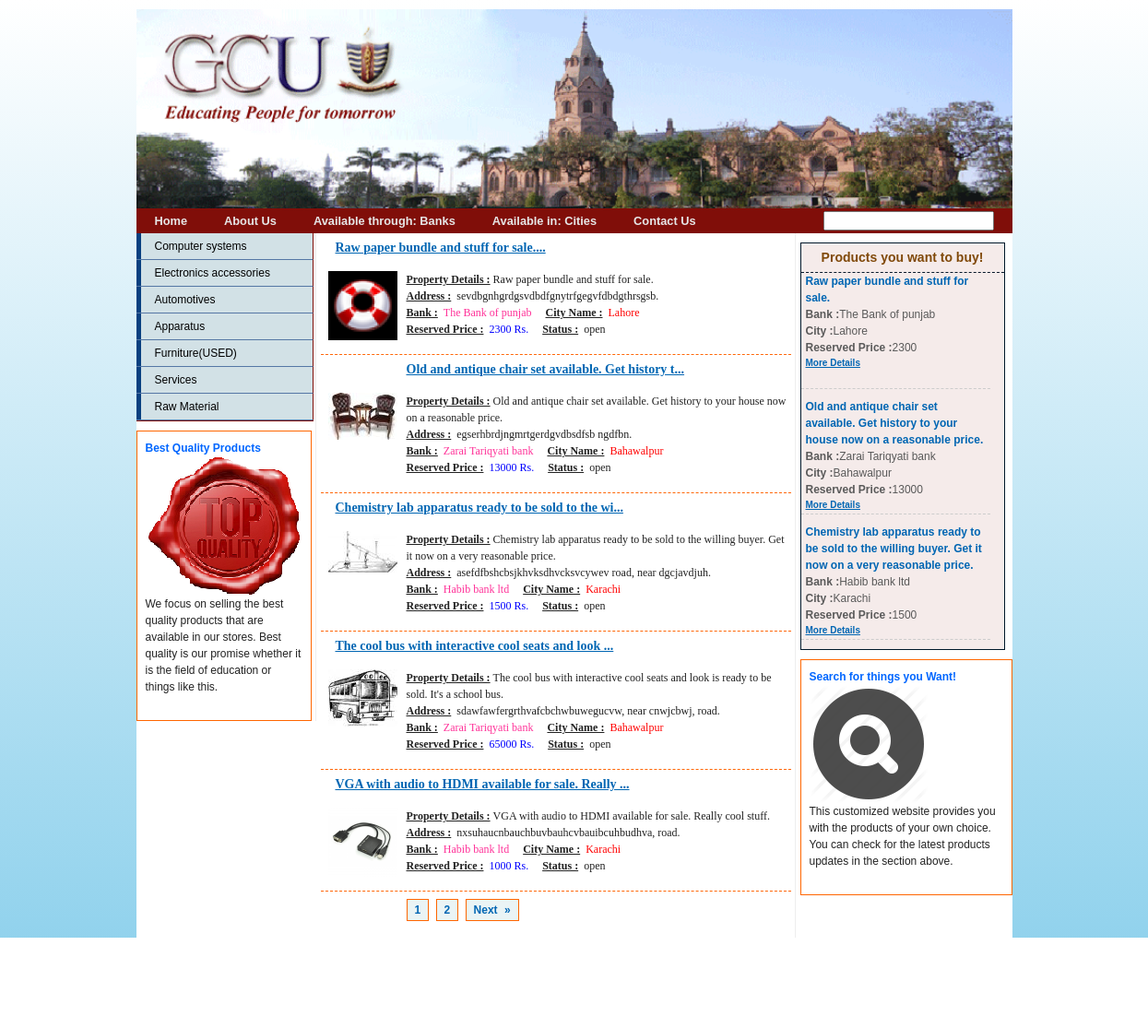
The page / on the database its author committed.
### tables this page shows
CREATE TABLE `tbl_categories` (
  `id` int(10) NOT NULL,
  `cname` varchar(100) NOT NULL
);

CREATE TABLE `tbl_auctions` (
  `id` int(10) NOT NULL,
  `bid` int(10) NOT NULL,
  `cid` int(10) NOT NULL,
  `cat_id` int(10) NOT NULL,
  `pdetails` tinytext NOT NULL,
  `paddress` tinytext NOT NULL,
  `res_price` int(10) NOT NULL,
  `auction_date` varchar(40) NOT NULL,
  `auc_time` varchar(20) NOT NULL,
  `p_image` varchar(255) NOT NULL,
  `p_image_thumb` varchar(250) NOT NULL,
  `status` varchar(10) NOT NULL,
  `uid` int(10) NOT NULL,
  `bdate` varchar(40) NOT NULL
);

CREATE TABLE `tbl_banks` (
  `id` int(10) NOT NULL,
  `bname` varchar(255) NOT NULL,
  `address` tinytext NOT NULL,
  `pn_no` varchar(100) NOT NULL,
  `city` int(10) NOT NULL
);

CREATE TABLE `tbl_cities` (
  `id` int(10) NOT NULL,
  `city` varchar(100) NOT NULL,
  `state` varchar(100) NOT NULL
);

### library/functions.php (called while the page is built, shortened)
<?php
require_once 'common.php';
function getPropertyCategories($count=10){
	$sql = "SELECT id, cname
	        FROM tbl_categories";
    $result = dbQuery($sql);
    $rows = array();
    while ($row = dbFetchAssoc($result)) {
		extract($row);
		$rows[] = array('id'   => $id,
						'cname' => $cname,
		                'url' => create_final_url('property type',$cname,$id,'c')
					    );
	   }
	return $rows;
}
function getAuctionPropertiesById($type, $id, $noOfRecords = 50) {
	$sqlToken = "";
	$sql = "SELECT a.id, b.bname, c.city, a.pdetails, a.paddress, a.p_image_thumb, a.res_price, a.status, cat.cname
				FROM tbl_auctions a, tbl_banks b, tbl_cities c, tbl_categories cat
				WHERE a.cid = c.id AND a.bid = b.id AND a.status = 'open' AND  a.cat_id = cat.id $sqlToken
				ORDER BY a.id DESC
				LIMIT 0, $noOfRecords";
	$result = dbQuery($sql);
    $rows = array();
    while ($row = dbFetchAssoc($result)) {
		extract($row);
		$rows[] = array('id'   => $id,
						'bank_name' => $bname,
						'city_name' => $city,
						'pro_name' => substr($pdetails,0,50).'...',
						'pro_desc' => trim($pdetails),
						'pro_address' => $paddress,
						'p_image_thumb' => 'images/property/'.$p_image_thumb,
						'pro_address' => $paddress,
						'res_price' => $res_price,
						'p_status' => $status,
						'cat_name' => $cname,
		                'url' => create_final_url('auction detail',substr(trim($pdetails),0,60),$id,'a')
					   );
	}
	return $rows;
}
function sliderContent($no = 10){
	$sql = "SELECT a.id, b.bname, c.city, a.pdetails, a.res_price, a.status
			FROM tbl_auctions a, tbl_banks b, tbl_cities c, tbl_categories cat
			WHERE a.cid = c.id AND a.bid = b.id AND a.cat_id = cat.id AND a.status = 'open'
			ORDER BY a.id DESC
			LIMIT 0, $no";
	$result = dbQuery($sql);
    $rows = array();
    while ($row = dbFetchAssoc($result)) {
		extract($row);
		$rows[] = array('id'   => $id,
						'bank_name' => $bname,
						'city_name' => $city,
						'pro_name' => trim($pdetails),
						'res_price' => $res_price,
						'url' => create_final_url('auction detail',substr(trim($pdetails),0,60),$id,'a')
					   );
	}
	return $rows;
}
?>

### library/database.php (called while the page is built, shortened)
<?php
function dbQuery($sql)
{
	$result = mysql_query($sql) or die(mysql_error());
	return $result;
}
function dbFetchAssoc($result)
{
	return mysql_fetch_assoc($result);
}
?>

### library/common.php (called while the page is built, shortened)
<?php
require_once 'config.php';
require_once 'database.php';
function _prepare_url_text($string){
	$match_char = '#[^-a-zA-Z0-9_ ]#';
	$string = ucwords($string);
	$string = preg_replace($match_char,'',$string);
	$string = trim($string);
	$string = preg_replace('#[-_ ]+#','-',$string);
	return $string;
}
function create_final_url($category, $article_name, $article_id, $char) {
	$category = _prepare_url_text($category);
	$article_name = _prepare_url_text($article_name);
	$final_url = WEB_ROOT . $category . '/' . $article_name . '-'.$char .$article_id . '.html';
	return $final_url;
}
?>

### list.php (the view, shortened to what this page needs)
<?php
require_once 'library/pagination.class.php';
$pagination = new pagination;
if (count($cityList)) {
$cityListPages = $pagination->generate($cityList, 5);
if (count($cityListPages) != 0) {
foreach ($cityListPages as $cityRecord) {
extract($cityRecord);
?>
<div id="listBox">
<div class="title">
	<a href="<?php echo $url; ?>"><?php echo $pro_name; ?></a>
</div>
<a href="<?php echo $url; ?>"><img src="<?php echo WEB_ROOT; ?><?php echo $p_image_thumb; ?>" class="thumb" title="<?php echo $pro_name; ?>" alt="<?php echo $pro_name; ?>"/></a>
<div id="content">
<b>Property Details :</b>&nbsp;<?php echo $pro_desc; ?><br/>
<b>Address :</b>&nbsp;&nbsp;<?php echo $pro_address; ?><br/>
<b>Bank :</b>&nbsp;&nbsp;<font color="#FF3399"><?php echo $bank_name; ?></font>&nbsp;&nbsp;&nbsp;&nbsp;
<b>City Name :</b>&nbsp;&nbsp;<font color="#FF0000"><?php echo $city_name; ?></font><br/>
<b>Reserved Price :</b>&nbsp;&nbsp;<font color="#0000FF"><?php echo $res_price; ?>&nbsp;Rs.</font>&nbsp;&nbsp;&nbsp;&nbsp;
<b>Status :</b>&nbsp;&nbsp;<?php echo $p_status; ?><br/><br/>
</div>
</div>
<?php
}
echo $pageNumbers = '<div class="numbers">'.$pagination->links().'</div>';
}
}
else {
?>
<p style="padding:10px 40px; color:#FF0000;font-size:16px;font-weight:bold;">Sorry! No Records Found...</p>
<?php
}
?>

### index.php (shortened to what this page needs)
<?php
require_once 'library/functions.php';
$cityList = getAuctionPropertiesById('x',2,32);
?>
<!DOCTYPE html PUBLIC "-//W3C//DTD XHTML 1.0 Transitional//EN" "http://www.w3.org/TR/xhtml1/DTD/xhtml1-transitional.dtd">
<html xmlns="http://www.w3.org/1999/xhtml">
<head>
<link rel="stylesheet" href="css/screen.css" type="text/css" media="screen, projection">
<link rel="stylesheet" href="css/menu.css" type="text/css">
<link rel="stylesheet" href="css/print.css" type="text/css" media="print">
</head>
<body>
<div class="container">
	<div id="header" class="span-24">
		<img src="images/logo.gif" />
    </div>
 <?php include('menu.php');?>
  <div id="sidebar-1" class="span-5 border">
  	<?php include('left.php');?>
    </div>
<div id="content" class="span-13 border">
	<?php include('list.php'); ?>
</div>
<div class="span-6 last">
	<?php include('slider.php'); ?>
<hr/>
<?php include('footer.php'); ?>
</div>
</body>
</html>

### menu.php (shortened to what this page needs)
<div ng-app="myapp" ng-controller="myctrl">
<div class="span-24">
   <div id="underlinemenu">
	<ul>
		<li><a href="<?php echo WEB_ROOT; ?>index.html" title="Home">Home</a></li>
		<li><a href="<?php echo WEB_ROOT; ?>About-Us.html" title="About Us">About Us</a></li>
		<li><a href="<?php echo WEB_ROOT; ?>Bank-List.html" title="Bank List">Available through: Banks</a></li>
		<li><a href="<?php echo WEB_ROOT; ?>City-List.html" title="City List">Available in: Cities</a></li>
		<li><a href="<?php echo WEB_ROOT; ?>Contact-Us.html" title="Contact Us">Contact Us</a></li>
		<li>
        <form action="<?php echo WEB_ROOT; ?>search.php" method="get">
		<input type=search results=5 autosave=some_unique_value name=s style="float:right; margin:3px 20px 0px 0px;" ng-model="search">
        </form>
        </li>
	</ul>
	</div>
</div>

### left.php
<?php
$rows = getPropertyCategories();
?>
<div id="navcontainer">
<ul>
<?php
for($i=0; $i<count($rows);$i++){
extract($rows[$i]);
?><li><a href="<?php echo $url; ?>" title="<?php echo $cname; ?>"><?php echo $cname; ?></a></li>
<?php } ?>
</ul>
</div>
<div id="proAdd">
<p><b>Best Quality Products</b>
<br/>
<img src="<?php echo WEB_ROOT; ?>images/res-houses.jpg" align="middle"/>We focus on selling the best quality products that are available in our stores. Best quality is our promise whether it is the field of education or things like this. <br/>
</p>
</div>

### library/pagination.class.php (shortened to what this page needs)
<?php
  class pagination
  {
    var $page = 1;
    var $perPage = 10;
    function generate($array, $perPage = 10)
    {
      if (!empty($perPage))
        $this->perPage = $perPage;
      if (!empty($_GET['page'])) {
        $this->page = $_GET['page'];
      } else {
        $this->page = 1;
      }
      $this->length = count($array);
      $this->pages = ceil($this->length / $this->perPage);
      $this->start  = ceil(($this->page - 1) * $this->perPage);
      return array_slice($array, $this->start, $this->perPage);
    }
    function links()
    {
      $plinks = array();
      $links = array();
      $slinks = array();
      if (($this->pages) > 1)
      {
        for ($j = 1; $j < ($this->pages + 1); $j++) {
          if ($this->page == $j) {
            $links[] = ' <a class="selected">'.$j.'</a> ';
          } else {
            $links[] = ' <a href="?page='.$j.$queryURL.'">'.$j.'</a> ';
          }
        }
        if ($this->page < $this->pages) {
          $slinks[] = ' <a href="?page='.($this->page + 1).$queryURL.'"> Next &raquo; </a> ';
        }
        return implode(' ', $plinks).implode($this->implodeBy, $links).implode(' ', $slinks);
      }
      return;
    }
  }
?>

### slider.php (shortened to what this page needs)
<div id="newsticker-demo">
    <div class="title">Products you want to buy!</div>
    <div class="newsticker-jcarousellite">
		<ul>
			<?php
			$conList = sliderContent();
			for($i=0; $i<count($conList);$i++){
			extract($conList[$i]);
			?>
			<li style="overflow: hidden; float: none; width: 200px;">
				<div class="info">
					<a class="heading" href="<?php echo $url; ?>"><?php echo $pro_name; ?></a>
					<span class="cat">
					<b>Bank :</b><?php echo $bank_name; ?><br/>
					<b>City :</b><?php echo $city_name; ?><br/>
					<b>Reserved Price :</b><?php echo $res_price; ?><br/>
					<a href="<?php echo $url; ?>" class="readmore">More Details</a></span>
				</div>
			</li>
			<?php
			}
			?>
		</ul>
    </div>
</div>
<div id="proAdd">
<p><b>Search for things you Want!</b>
<br/>
<img src="<?php echo WEB_ROOT; ?>images/banglows.jpg" align="middle"/><br/>
This customized website provides you with the products of your own choice. You can check for the latest products updates in the section above. </p>
</div>
<br/><br/>
</div>

### footer.php
<div id="footer">
      <div class="prepend-4 span-20">
        <span id="notLink">Copyright 2016</span> |
		<a id="notLink" href="#" title="Home">Home</a> |
        <a id="notLink" href="#" title="About Us">About us</a> |
		<a id="notLink" href="#" title="Contact Us">Contact us</a>
      </div>
</div>
<div id="tech7">
	<div class="prepend-8 span-20">Powered By : <a href="http://www.gcu.edu.pk/" title="">Government College University Lahore</a>
	</div>
</div>

### css/screen.css (style rules this page uses)
html, body, div, span, object, iframe, h1, h2, h3, h4, h5, h6, p, blockquote, pre, a, abbr, acronym, address, code, del, dfn, em, img, q, dl, dt, dd, ol, ul, li, fieldset, form, label, legend, table, caption, tbody, tfoot, thead, tr, th, td { margin:0;padding:0;border:0;font-weight:inherit;font-style:inherit;font-size:100%;font-family:inherit;vertical-align:baseline; }
body { line-height:1.5; }
a img { border:none; }
body { font-size:80%;color:#222;background:#fff;font-family: Verdana, Helvetica, sans-serif; }
p { margin:0 0 1.5em; }
a { color:#0066B3;text-decoration:underline;font-weight:bold; }
ul, ol { margin:0 1.5em 1.5em 1.5em; }
ul { list-style-type:disc; }
.last { margin-right:0;padding-right:0; }
.container { width:950px;margin:0 auto;background-color:#FFFFFF; }
.column, div.span-1, div.span-2, div.span-3, div.span-4, div.span-5, div.span-6, div.span-7, div.span-8, div.span-9, div.span-10, div.span-11, div.span-12, div.span-13, div.span-14, div.span-15, div.span-16, div.span-17, div.span-18, div.span-19, div.span-20, div.span-21, div.span-22, div.span-23, div.span-24 { float:left;margin-right:10px; }
.last, div.last { margin-right:0; }
.span-5 { width:190px; }
.span-6 { width:230px; }
.span-13 { width:510px; }
.span-20 { width:790px; }
.span-24, div.span-24 { width:950px;margin:0; }
.prepend-4 { padding-left:160px; }
.prepend-8 { padding-left:320px; }
div.border { padding-right:4px;margin-right:5px;border-right:1px solid #eee; }
hr { background:#0066B3;color:#ddd;clear:both;float:none;width:100%;height:.1em;margin:0 0 1.45em;border:none; }
.clearfix:after, .container:after { content:"\0020";display:block;height:0;clear:both;visibility:hidden;overflow:hidden; }
.clearfix, .container { display:block; }

### css/menu.css (style rules this page uses)
#header { padding:0px; }
#header img { width:100%; }
#sidebar-1 { margin-bottom:10px; }
#footer { height:60px; }
#footer a { padding: 0px 2px;font-size:12px; }
#tech7 { font-size:12px; color:black; }
#underlinemenu { margin: 0;padding: 0;background-color: #800e09; }
#underlinemenu ul { margin: 0;padding-left: 0;float: left;font-weight: bold;width: 100%;background-color: #800e09; }
#underlinemenu ul li { display: inline;background-color: #800e09; }
#underlinemenu ul li a { float: left;color: #e6e6e6;font-weight: bold;padding: 4px 20px 4px 20px;text-decoration: none;background-color: #800e09; }
div#navcontainer { width: 192px;padding: 0px;border-bottom: 1px solid #800e09;margin-bottom:10px; }
div#navcontainer ul { background-color: #e6d2e1;text-align: left;margin: 0; padding: 0px; }
div#navcontainer ul li { list-style-type: none; border-bottom: 1px solid #5577A5;border-right: 1px solid #800e09; }
div#navcontainer ul li a:link, div#navcontainer ul li a:visited { display: block;color: #000;padding: 5px 5px 5px 15px;text-decoration: none; background: #D2E1E6; margin: 0px;font-size:12px; font-weight:normal; border-left: 5px solid #094080; }
#listBox { font-family:Verdana;font-size:12px;padding-left:8px; border-bottom:#ff6600 dashed 1px; }
#listBox .title { text-align:left; font-size:12px; font-weight:bold; padding:5px; padding-left:8px; padding-bottom:15px; color:#00182a; }
#listBox a { font-size:14px; text-decoration:underline; }
#listBox b { text-decoration:underline; }
#listBox img.thumb { float:left; padding-right:10px; padding-bottom:30px; }
.numbers { line-height: 20px;word-spacing: 4px;font-size:12px; margin-top:10px; margin-bottom:20px; }
.numbers a { padding:4px 8px;border:#ff6600 1px solid;background-color:#EAF4F5; text-decoration:none; }
#newsticker-demo { width:220px; background:#f5ebea; font-family:Sans-Serif;font-size:12px; margin-top:10px;margin-bottom:10px; border:1px solid #00182a; }
#newsticker-demo .title { text-align:center; font-size:14px; font-weight:bold; padding:5px; border-bottom:1px dashed #00182a; color: #804909; }
.newsticker-jcarousellite { width:210px; }
.newsticker-jcarousellite ul li { list-style:none; display:block; margin-bottom:10px; padding-left:5px; border-bottom:#CCCCCC dashed 1px; padding-bottom:2px; }
.newsticker-jcarousellite .info { width:200px; }
.newsticker-jcarousellite a.heading { font-size:12px; text-decoration:none;font-weight:bold; }
.newsticker-jcarousellite a.readmore { font-size:10px; color:#ff6600 text-decoration:underline; }
.newsticker-jcarousellite .info span.cat { display: block; font-size:12px; color:#5a5a5a; }
#proAdd { padding:5px; border:#ff6600 solid 1px; font-size:12px; }
#proAdd p { padding:4px; }
#proAdd b { color:#0066FF; }

### rows shown on the page
tbl_categories: cname "Computer systems"
tbl_categories: cname "Electronics accessories"
tbl_categories: cname "Automotives"
tbl_categories: cname "Apparatus"
tbl_categories: cname "Furniture(USED)"
tbl_categories: cname "Services"
tbl_categories: cname "Raw Material"
tbl_auctions: pro_name "Raw paper bundle and stuff for sale....", shows a picture, pdetails "Raw paper bundle and stuff for sale.", paddress "sevdbgnhgrdgsvdbdfgnytrfgegvfdbdgthrsgsb.", tbl_banks.bname "The Bank of punjab", tbl_cities.city "Lahore", res_price "2300", status "open"
tbl_auctions: pro_name "Old and antique chair set available. Get history t...", shows a picture, pdetails "Old and antique chair set available. Get history to your house now on a reasonable price.", paddress "egserhbrdjngmrtgerdgvdbsdfsb ngdfbn.", tbl_banks.bname "Zarai Tariqyati bank", tbl_cities.city "Bahawalpur", res_price "13000", status "open"
tbl_auctions: pro_name "Chemistry lab apparatus ready to be sold to the wi...", shows a picture, pdetails "Chemistry lab apparatus ready to be sold to the willing buyer. Get it now on a very reasonable price.", paddress "asefdfbshcbsjkhvksdhvcksvcywev road, near dgcjavdjuh.", tbl_banks.bname "Habib bank ltd", tbl_cities.city "Karachi", res_price "1500", status "open"
tbl_auctions: pro_name "The cool bus with interactive cool seats and look ...", shows a picture, pdetails "The cool bus with interactive cool seats and look is ready to be sold. It's a school bus.", paddress "sdawfawfergrthvafcbchwbuwegucvw, near cnwjcbwj, road.", tbl_banks.bname "Zarai Tariqyati bank", tbl_cities.city "Bahawalpur", res_price "65000", status "open"
tbl_auctions: pro_name "VGA with audio to HDMI available for sale. Really ...", shows a picture, pdetails "VGA with audio to HDMI available for sale. Really cool stuff.", paddress "nxsuhaucnbauchbuvbauhcvbauibcuhbudhva, road.", tbl_banks.bname "Habib bank ltd", tbl_cities.city "Karachi", res_price "1000", status "open"

### other values the page prints
$pro_name "Raw paper bundle and stuff for sale."
$bank_name "The Bank of punjab"
$city_name "Lahore"
$res_price "2300"
$pro_name "Old and antique chair set available. Get history to your house now on a reasonable price."
$bank_name "Zarai Tariqyati bank"
$city_name "Bahawalpur"
$res_price "13000"
$pro_name "Chemistry lab apparatus ready to be sold to the willing buyer. Get it now on a very reasonable price."
$bank_name "Habib bank ltd"
$city_name "Karachi"
$res_price "1500"
